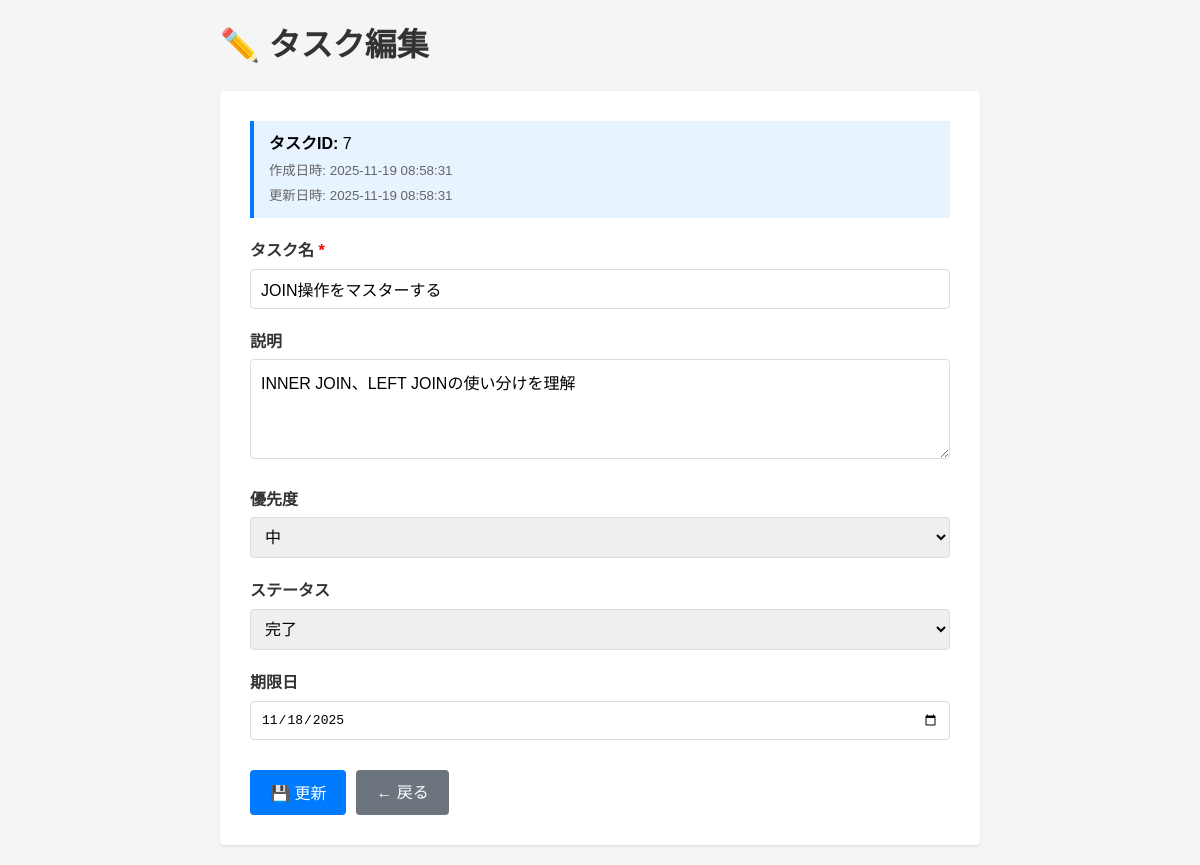
The page /edit.php?id=7 on the database its author committed.
### tables this page shows
CREATE TABLE IF NOT EXISTS tasks (
    id INT AUTO_INCREMENT PRIMARY KEY,
    title VARCHAR(255) NOT NULL,
    description TEXT,
    priority ENUM('low', 'medium', 'high') DEFAULT 'medium',
    status ENUM('pending', 'completed') DEFAULT 'pending',
    due_date DATE,
    created_at DATETIME DEFAULT CURRENT_TIMESTAMP,
    updated_at DATETIME DEFAULT CURRENT_TIMESTAMP ON UPDATE CURRENT_TIMESTAMP,
    INDEX idx_status (status),
    INDEX idx_priority (priority),
    INDEX idx_due_date (due_date),
    INDEX idx_created_at (created_at)
);

### functions.php (called while the page is built, shortened)
<?php
function h($str) {
    return htmlspecialchars($str, ENT_QUOTES, 'UTF-8');
}
function getTaskById($id) {
    $pdo = getDB();
    $stmt = $pdo->prepare("SELECT * FROM tasks WHERE id = :id");
    $stmt->bindValue(':id', $id, PDO::PARAM_INT);
    $stmt->execute();
    return $stmt->fetch(PDO::FETCH_ASSOC);
}

### edit.php (the view, shortened to what this page needs)
<?php
require_once 'functions.php';
$task_id = isset($_GET['id']) ? (int)$_GET['id'] : 0;
$task = getTaskById($task_id);
?>
<!DOCTYPE html>
<html lang="ja">
<head>
</head>
<body>
    <h1>✏️ タスク編集</h1>
    <div class="form-container">
        <div class="info-box">
            <strong>タスクID:</strong> <?php echo h($task['id']); ?><br>
            <small>作成日時: <?php echo h($task['created_at']); ?></small><br>
            <small>更新日時: <?php echo h($task['updated_at']); ?></small>
        </div>
        <form method="POST" action="edit.php?id=<?php echo h($task['id']); ?>">
            <div class="form-group">
                <label for="title">タスク名 <span style="color: red;">*</span></label>
                <input type="text" id="title" name="title" value="<?php echo h($task['title']); ?>" required>
            </div>
            <div class="form-group">
                <label for="description">説明</label>
                <textarea id="description" name="description"><?php echo h($task['description'] ?? ''); ?></textarea>
            </div>
            <div class="form-group">
                <label for="priority">優先度</label>
                <select id="priority" name="priority">
                    <option value="medium" <?php echo $task['priority'] === 'medium' ? 'selected' : ''; ?>>中</option>
                </select>
            </div>
            <div class="form-group">
                <label for="status">ステータス</label>
                <select id="status" name="status">
                    <option value="completed" <?php echo $task['status'] === 'completed' ? 'selected' : ''; ?>>完了</option>
                </select>
            </div>
            <div class="form-group">
                <label for="due_date">期限日</label>
                <input type="date" id="due_date" name="due_date" value="<?php echo h($task['due_date'] ?? ''); ?>">
            </div>
            <div class="form-actions">
                <button type="submit" class="btn">💾 更新</button>
                <a href="index.php" class="btn btn-secondary">← 戻る</a>
            </div>
        </form>
    </div>
</body>
</html>

### edit.php (style rules this page uses)
* { margin: 0; padding: 0; box-sizing: border-box; }
body { font-family: Arial, sans-serif; line-height: 1.6; padding: 20px; max-width: 800px; margin: 0 auto; background: #f5f5f5; }
h1 { margin-bottom: 20px; color: #333; }
.form-container { background: #fff; padding: 30px; border-radius: 4px; box-shadow: 0 1px 3px rgba(0,0,0,0.1); }
.form-group { margin-bottom: 20px; }
.form-group label { display: block; margin-bottom: 5px; font-weight: bold; color: #333; }
.form-group input[type="text"], .form-group input[type="date"], .form-group textarea, .form-group select { width: 100%; padding: 10px; border: 1px solid #ddd; border-radius: 4px; font-size: 1em; }
.form-group textarea { min-height: 100px; resize: vertical; font-family: Arial, sans-serif; }
.form-actions { display: flex; gap: 10px; margin-top: 30px; }
.btn { padding: 10px 20px; background: #007bff; color: #fff; text-decoration: none; border-radius: 4px; border: none; cursor: pointer; display: inline-block; font-size: 1em; }
.btn-secondary { background: #6c757d; }
.info-box { background: #e7f3ff; padding: 10px 15px; border-left: 4px solid #007bff; margin-bottom: 20px; }
.info-box small { color: #666; }

### rows shown on the page
tasks: id "7", created_at "2025-11-19 08:58:31", updated_at "2025-11-19 08:58:31", title "JOIN操作をマスターする", description "INNER JOIN、LEFT JOINの使い分けを理解", priority "中", status "完了", due_date "11/18/2025"
